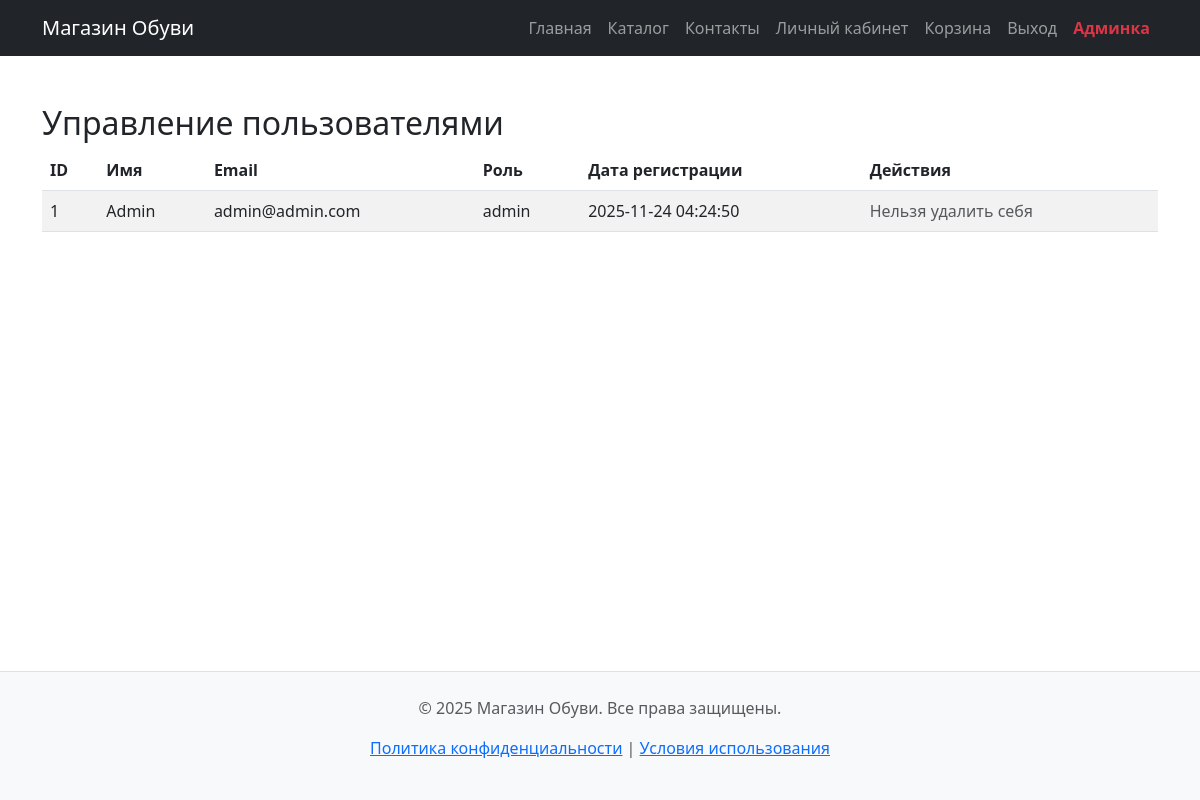
Before: /admin/users.php (signed in) with the older database file.
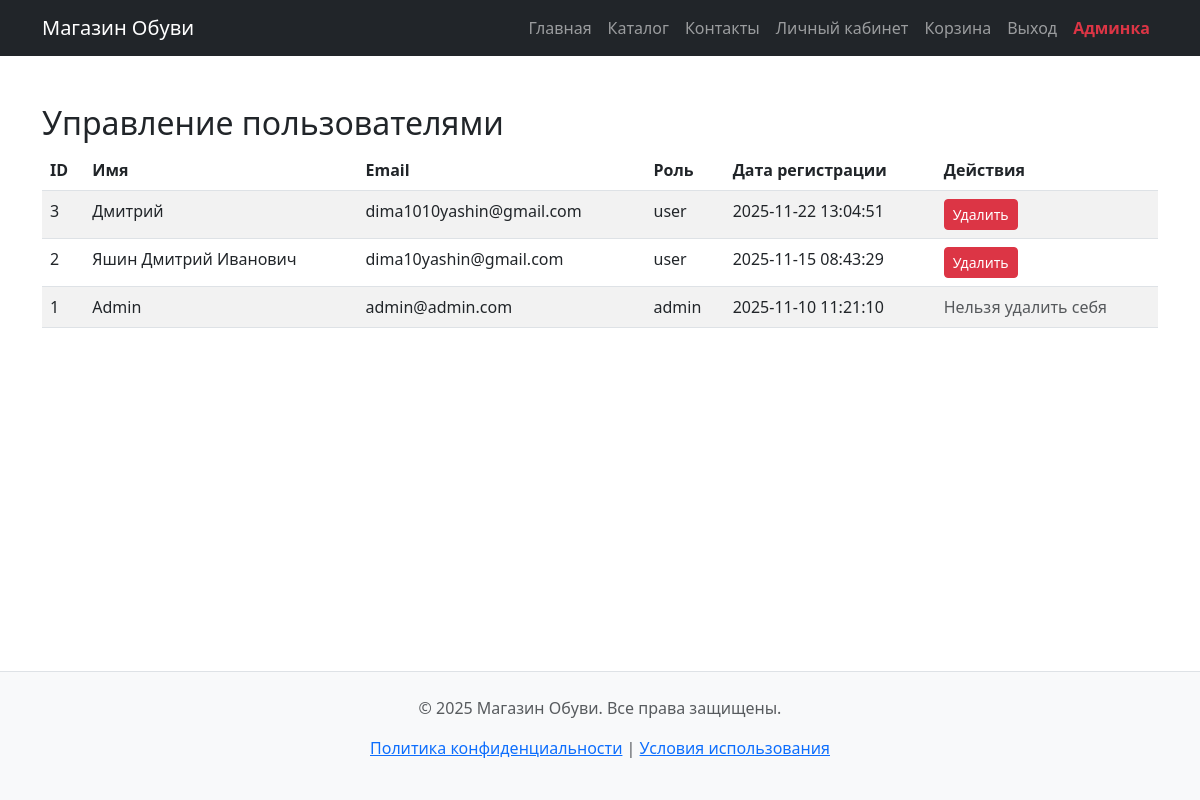
After: the same page with the newer database file.
### tables this page shows
CREATE TABLE `users` (
  `id` int(11) NOT NULL AUTO_INCREMENT,
  `name` varchar(100) NOT NULL,
  `email` varchar(100) NOT NULL,
  `password` varchar(255) NOT NULL,
  `phone` varchar(20) DEFAULT NULL,
  `address` text DEFAULT NULL,
  `role` enum('user','admin') DEFAULT 'user',
  `created_at` timestamp NULL DEFAULT current_timestamp(),
  PRIMARY KEY (`id`),
  UNIQUE KEY `email` (`email`)
);

### admin/users.php (the view, shortened to what this page needs)
<?php
include '../config.php';
$stmt = $pdo->query("SELECT * FROM users ORDER BY created_at DESC");
$users = $stmt->fetchAll();
?>
<?php include '../header.php'; ?>
<div class="container mt-5">
    <h2>Управление пользователями</h2>
    <table class="table table-striped">
        <thead>
            <tr>
                <th>ID</th>
                <th>Имя</th>
                <th>Email</th>
                <th>Роль</th>
                <th>Дата регистрации</th>
                <th>Действия</th>
            </tr>
        </thead>
        <tbody>
            <?php foreach ($users as $u): ?>
            <tr>
                <td><?= $u['id'] ?></td>
                <td><?= htmlspecialchars($u['name']) ?></td>
                <td><?= htmlspecialchars($u['email']) ?></td>
                <td><?= $u['role'] ?></td>
                <td><?= $u['created_at'] ?></td>
                <td>
                    <?php if ($u['id'] != $_SESSION['user_id']): ?>
                        <a href="?delete=<?= $u['id'] ?>" class="btn btn-sm btn-danger" onclick="return confirm('Удалить пользователя?')">Удалить</a>
                    <?php else: ?>
                        <span class="text-muted">Нельзя удалить себя</span>
                    <?php endif; ?>
                </td>
            </tr>
            <?php endforeach; ?>
        </tbody>
    </table>
</div>
<?php include '../footer.php'; ?>

Changed rows visible on the page:
added users: id "3", name "Дмитрий", email "dima1010yashin@gmail.com", role "user", created_at "2025-11-22 13:04:51"
added users: id "2", name "Яшин Дмитрий Иванович", email "dima10yashin@gmail.com", role "user", created_at "2025-11-15 08:43:29"
changed users "Admin": created_at "2025-11-24 04:24:50" → "2025-11-10 11:21:10"
